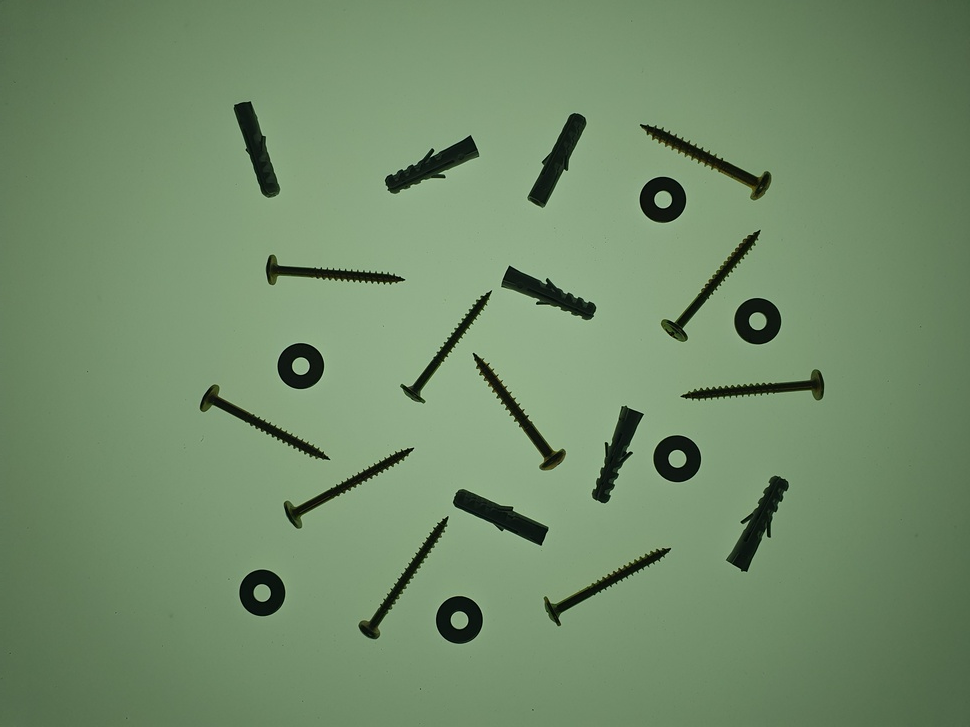
//> input picture tutorial/pdi/exemplos/momentos/20240430_102320.jpg, 970 x 727 px, shrunk from 4032 x 3024 before the run
$ ./momentos-regioes 20240430_102320.jpg   (built with g++ and OpenCV 4)
//> lines starting //> are read from the running program, lines starting //| are printed output that depends on the picture
#include <iostream>
#include <vector>
#include <cmath>
#include <opencv2/opencv.hpp>

int main(int argc, char* argv[]) {
  double huMoments[7];

  cv::Mat image = cv::imread(argv[1], cv::IMREAD_GRAYSCALE);
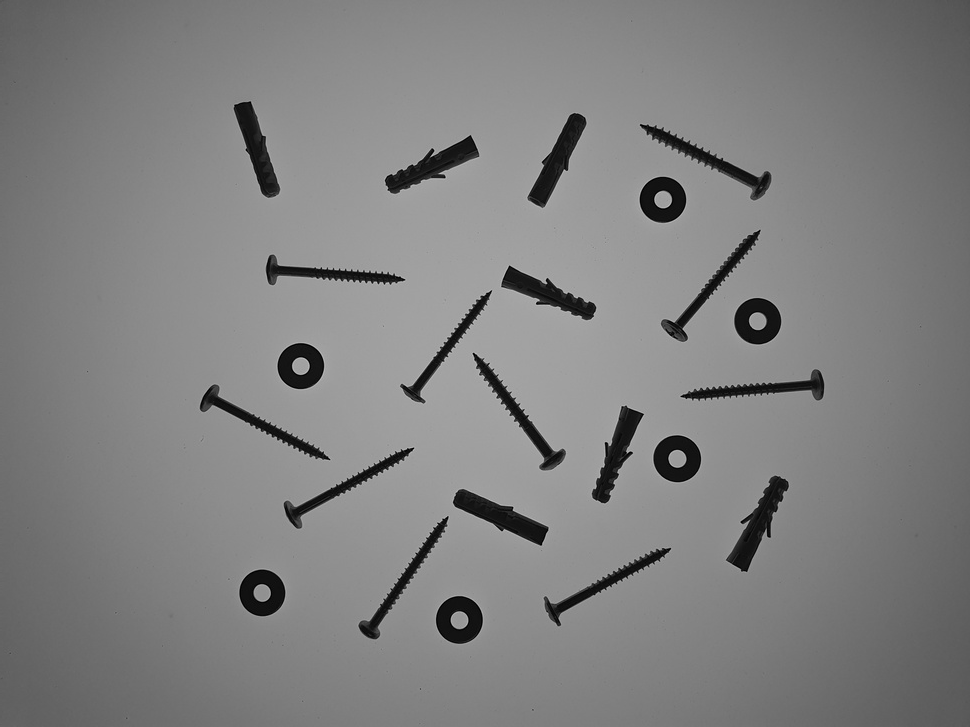
//> image: 727 rows x 970 cols, CV_8UC1; min 0, max 195, mean 128

  cv::Moments moment = cv::moments(image, false);
//> moment = moments, m00 90295549, centre m10/m00, m01/m00 = (479.7, 358.7)

  cv::HuMoments(moment, huMoments);
//> huMoments = [0.00128, 1.15e-07, 1.58e-13, 5.14e-13, -4.59e-26, 7.11e-17, -1.39e-25]

  for (int i = 0; i < 7; i++) {
    huMoments[i] = -1 * std::copysign(1.0, huMoments[i]) * log10(abs(huMoments[i]));
  }

  for (int i = 0; i < 7; i++) {
    std::cout << huMoments[i] << ", ";
  }
//> this loop made 7 passes
//| 2.89378, 6.93946, 12.802, 12.2891, -25.3385, 16.1483, -24.857,

  std::cout << std::endl;
  return 0;
}
